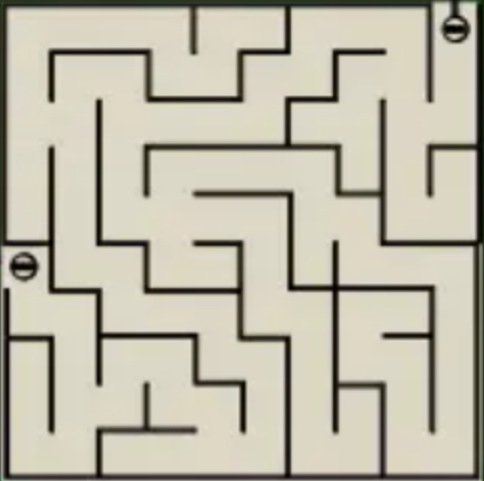
#> input picture maze-solver/maze.png, 484 x 481 px
$ python main.py --image maze.png
#> lines starting #> are read from the running program, lines starting #| are printed output that depends on the picture; after the words box and inside, x2 and y2 are one past the last pixel; in counts of white or black regions, pixels touching at a corner belong together
#!/usr/bin/env python3

import os
import cv2
import numpy as np
from argparse import ArgumentParser


CELL_SIZE = 60

def read_image(img_file_path):
    if not os.path.exists(img_file_path):
        return None
    original_img = cv2.imread(img_file_path, cv2.IMREAD_COLOR)
    original_img = cv2.rotate(original_img, cv2.ROTATE_90_COUNTERCLOCKWISE)
    height, width = original_img[:, :, 0].shape
    original_img = cv2.resize(original_img, (height, height))
    img = cv2.cvtColor(original_img, cv2.COLOR_BGR2GRAY)
    ret, img = cv2.threshold(img, 127, 255, cv2.THRESH_BINARY)
    return img, original_img

def find_start_and_finish(img):
    img = cv2.cvtColor(img, cv2.COLOR_BGR2GRAY)
    gray_blurred = cv2.blur(img, (3, 3))
    circles = cv2.HoughCircles(gray_blurred, cv2.HOUGH_GRADIENT, 1, 20,
                               param1=50, param2=30, minRadius=1,
                               maxRadius=40)
    if circles is not None:
        circles = np.uint16(np.around(circles))
    return circles

def blockify(img, coord):
    size = CELL_SIZE
    h = size * (coord[0] + 1) # height of a cell
    w = size * (coord[1] + 1) # width of a cell
    h0 = size * coord[0]
    w0 = size * coord[1]
    block = img[h0:h, w0:w]

    up = bool(block[0, (size // 2)]) * 1000
    down = bool(block[(size - 1), (size // 2)]) * 100
    left = bool(block[(size // 2), 0]) * 10
    right = bool(block[(size // 2), (size - 1)]) * 1

    edge = up + down + left + right
    # print(block)
    return block, edge


def solve_maze(bin_img, start, stop, no_cells_height, no_cells_width):
    edge_array = []

    for i in range(no_cells_height):
        edge_array.append([])
        for j in range(no_cells_width):
            coord = [i, j]
            block, edge = blockify(bin_img, coord)
            edge_array[i].append(edge)

    edge = edge_array

    print(len(edge))

    # Using backtracking algorithm

    shortest_path = []
    sp = []
    rec = [0]
    img = bin_img
    ref = 0;
    p = 0
    sp.append(list(start))

    while True:
        h, w = sp[p][0], sp[p][1]
        print((h, w))
        if sp[-1] == list(stop):
            break

        if edge[h][w] > 0:
            rec.append(len(sp))

        if edge[h][w] > 999: # up
            edge[h][w] = edge[h][w] - 1000
            h = h - 1
            sp.append([h, w])
            edge[h][w] = edge[h][w] - 100
            p = p + 1
            continue

        if edge[h][w] > 99:
            edge[h][w] = edge[h][w] - 100
            h = h + 1
            sp.append([h,w])
            print((h, w))
            edge[h][w] = edge[h][w] - 1000
            p = p + 1
            continue

        if edge[h][w] > 9:
            edge[h][w] = edge[h][w] - 10
            w = w - 1
            sp.append([h,w])
            edge[h][w] = edge[h][w] - 1
            p = p + 1
            continue

        if edge[h][w] == 1:
            edge[h][w] = edge[h][w] - 1
            w = w + 1
            sp.append([h,w])
            edge[h][w] = edge[h][w] - 10
            p = p + 1
            continue

        else:
            sp.pop()
            rec.pop()
            p = rec[-1]


    for i in sp:
        shortest_path.append(tuple(i))

    return shortest_path


def color_cell(img, row, column, color_val):
    cell = img[CELL_SIZE * row:CELL_SIZE * (row + 1), CELL_SIZE * column:CELL_SIZE * (column + 1)]
    h, w = cell.shape
    if cell[int(h / 2)][int(w / 2)] != color_val:
        for row in range(h):
            for col in range(w):
                if cell[row][col] > color_val:
                    cell[row][col] = color_val

    return img


def highlight_path(img, start, stop, path):
    highlighted_img = img.copy()
    highlighted_img = color_cell(highlighted_img, start[0], start[1], 100)
    highlighted_img = color_cell(highlighted_img, stop[0], stop[1], 100)
    for i in path:
        highlighted_img = color_cell(highlighted_img, i[0], i[1], 200)

    return highlighted_img


def main():
    ap = ArgumentParser()
    ap.add_argument('-i', '--image', type=str, required=True,
                    help='Path to image file')
    args = vars(ap.parse_args())

    try:
        img, original_img = read_image(args['image'])
#> in read_image, original_img is the input picture: shape (481, 484, 3); mean B, G, R 168.4, 184.8, 189.2
#> in read_image, `ret, img = cv2.threshold(img, 127, 255, cv2.THRESH_BINARY)`:
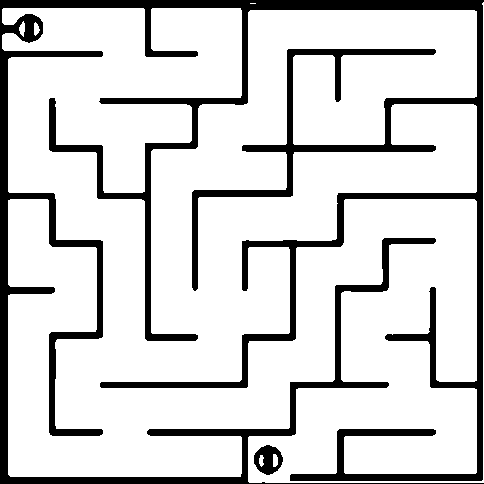
#> img: shape (484, 484); 83.2% white; 2 black regions, box (x1, y1, x2, y2) and area: (0, 0, 484, 484) 38727, (254, 445, 283, 475) 541
        height, width = img.shape
#> height = 484; width = 484
    except Exception as e:
        print('\n[Error] Error reading image')
        exit()

    print(height)
#| 484
    print(width)
#| 484

    circles = find_start_and_finish(original_img)
#> in find_start_and_finish, `circles = cv2.HoughCircles(gray_blurred, cv2.HOUGH_GRADIENT, 1, 20, pa..`: circles = [[29.5, 27.5, 14.1], [267.5, 460.5, 14.4]]
#> in find_start_and_finish, `circles = np.uint16(np.around(circles))`: circles = [[30, 28, 14], [268, 460, 14]]
#> circles = [[30, 28, 14], [268, 460, 14]]

    for pt in circles[0, :]:
        a, b, r = pt[0], pt[1], pt[2]
        cv2.circle(original_img, (a, b), r + 5, (0, 255, 0), 2)
#> this loop made 2 passes
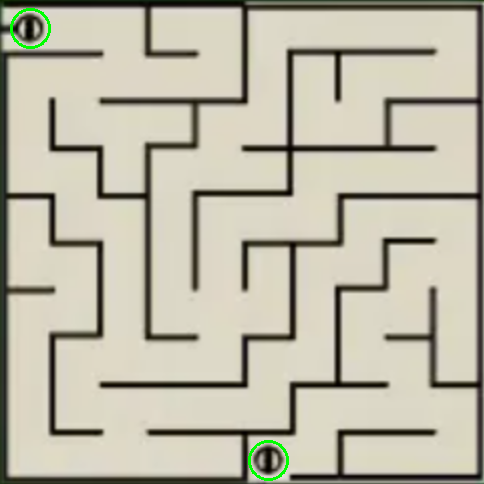
#> original_img: shape (484, 484, 3); mean B, G, R 167.8, 185, 188.6

    no_cells_height = height // CELL_SIZE
#> no_cells_height = 8
    no_cells_width = width // CELL_SIZE
#> no_cells_width = 8
    print(no_cells_height)
#| 8
    start = (0, 0)
    stop = ((no_cells_height - 1), (no_cells_width - 1))
#> stop = (7, 7)
    solved_img = None

    try:
        sp = solve_maze(img, start, stop, no_cells_height, no_cells_width)
#> the loop in solve_maze, `for i in range(no_cells_height):` made 8 passes
#> pass 1, in blockify (call 4), `block = img[h0:h, w0:w]`:
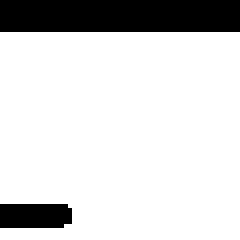
#> block: shape (60, 60) (shown 4 times larger); 83.8% white; 2 black regions, box (x1, y1, x2, y2) and area: (0, 0, 60, 8) 480, (0, 51, 18, 57) 105
#> after the loop in solve_maze, `for i in range(no_cells_height):`: edge_array = 8 items
#| 8
#> after the loop in solve_maze, `while True:`: edge = 8 items, first 6: [0, 0, 0, 0, 0, 0, 0, 0], [0, 0, 0, 0, 0, 0, 1, 10], [0, 100, 1, 11, 10, 0, 100, 0], [1, 1111, 11, 11, 11, 11, 1011, 10], [0, 0, 0, 101, 11, 11, 111, 10], [1, 11, 111, 1111, 11, 11, 1111, 10]; rec = 53 values from 0 to 52; sp = 53 pairs, first value 0 to 7, second value 0 to 7
#> the loop in solve_maze, `for i in sp:` made 53 passes
#> i on passes 1 to 12: [0, 0], [1, 0], [2, 0], [3, 0], [4, 0], [5, 0], [6, 0], [7, 0], [7, 1], [6, 1], [5, 1], [4, 1]
#> sp = 53 pairs, first value 0 to 7, second value 0 to 7

        if len(sp) > 2:
            solved_img = highlight_path(img.copy(), start, stop, sp)
#> after the loop in color_cell, `for row in range(h):`: cell: shape (60, 60); values 0 (black) and 100 (white), 55.9% white; 1 black region, box (x1, y1, x2, y2) and area: (0, 0, 60, 60) 1586
#> in highlight_path, `highlighted_img = color_cell(highlighted_img, start[0], start[1], 100)`: highlighted_img: shape (484, 484); 0.86% of pixels changed, all inside (x1, y1, x2, y2) = (2, 8, 60, 60)
#> in color_cell (call 2), `cell = img[CELL_SIZE * row:CELL_SIZE * (row + 1), CELL_SIZE * column:C..`: cell: shape (60, 60); 82.5% white; 2 black regions, box (x1, y1, x2, y2) and area: (0, 0, 60, 60) 523, (0, 9, 16, 16) 106
#> in highlight_path, `highlighted_img = color_cell(highlighted_img, stop[0], stop[1], 100)`:
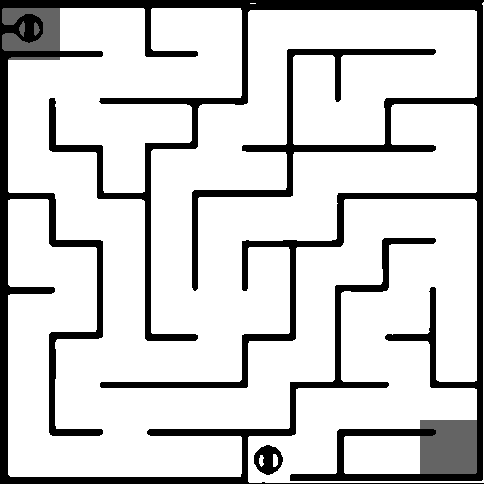
#> highlighted_img: shape (484, 484); min 0, max 255, mean 209
#> the loop in highlight_path, `for i in path:` made 53 passes
#> pass 2, in highlight_path, `highlighted_img = color_cell(highlighted_img, i[0], i[1], 200)`:
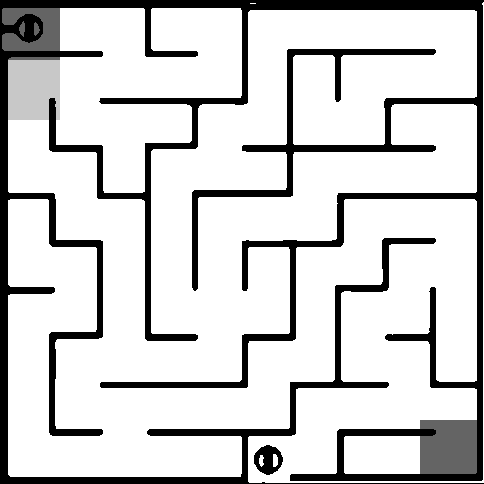
#> highlighted_img: shape (484, 484); 1.27% of pixels changed, all inside (x1, y1, x2, y2) = (8, 60, 60, 120)
#> pass 3, in highlight_path, `highlighted_img = color_cell(highlighted_img, i[0], i[1], 200)`:
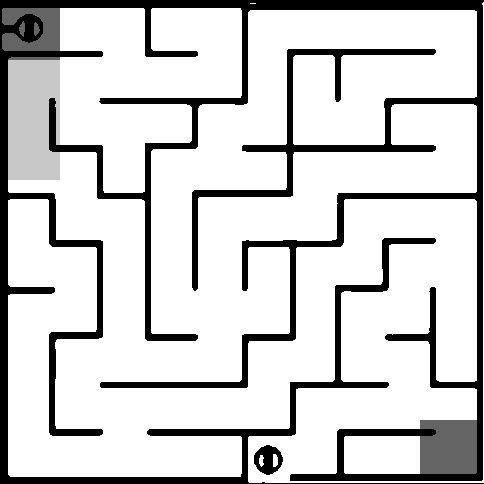
#> highlighted_img: shape (484, 484); 1.23% of pixels changed, all inside (x1, y1, x2, y2) = (8, 120, 60, 180)
#> after the loop in highlight_path, `for i in path:`:
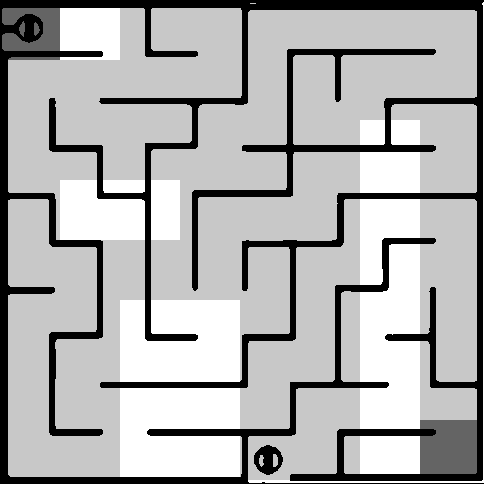
#> highlighted_img: shape (484, 484); min 0, max 255, mean 175.7
            print(sp)
#> (printed output is left out)

        else:
            exit()

    except Exception as e:
        print('\n[ERROR] Failed to find shortest path')
        print(e.message)
        exit()

    cv2.imshow('Original Maze', original_img)
    cv2.waitKey(0)
    cv2.imshow('Solved Maze', solved_img)
    cv2.waitKey(0)
    cv2.destroyAllWindows()
    # print(img[0:20, 0:20])

if __name__ == '__main__':
    main()
